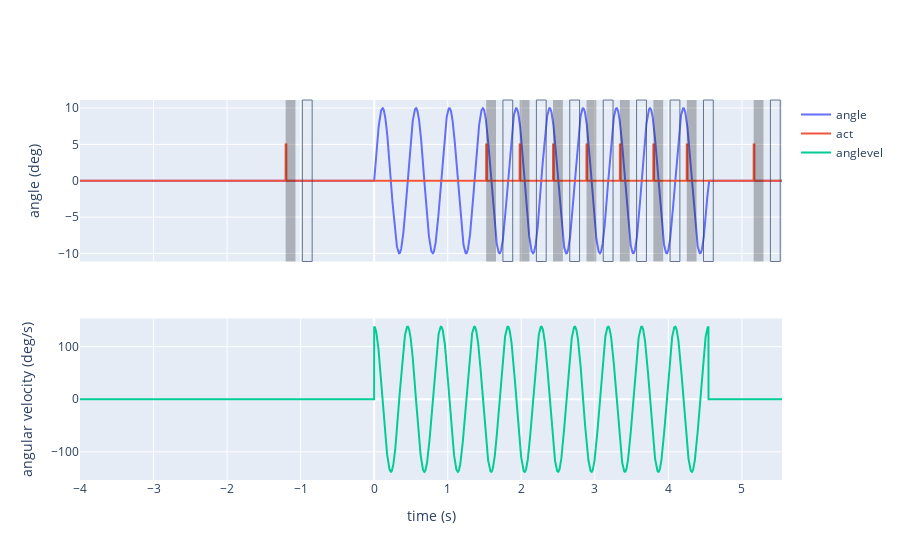

Notebook code cell kept with this figure:
### Code cell
fig = make_subplots(rows = 2, cols = 1,
                   shared_xaxes=True)
fig.add_trace(
    go.Scatter(x = t, y = angle, mode="lines", name="angle"),
    row=1, col=1)
fig.add_trace(
    go.Scatter(x = t, y = actcmd, mode="lines", name="act"),
    row=1, col=1)

for onoff in Lonoff:
    fig.add_vrect(x0 = onoff[0], x1=onoff[1], fillcolor="black", opacity=0.25, line_width=0,
                      row=1, col=1)

for onoff in Ronoff:
    fig.add_vrect(x0 = onoff[0], x1=onoff[1], opacity=0.7, line_width=1,
                      row=1, col=1)

fig.update_yaxes(title_text = "angle (deg)", row=1)
fig.add_trace(
    go.Scatter(x = t, y = anglevel, mode="lines", name="anglevel"),
    row=2, col=1)

fig.update_yaxes(title_text = "angular velocity (deg/s)", row=2)
fig.update_xaxes(title_text = "time (s)", row=2)

### Figure 1 — Plotly figure (JSON) as saved in the notebook; plotly's stock layout.template omitted (floating-point values rounded to 4 significant figures; data arrays with more than 128 entries replaced by an {"elided": "..."} marker saying what was removed)
{"data": [{"mode": "lines", "name": "angle", "type": "scatter", "x": {"elided": "9546 float values"}, "xaxis": "x", "y": {"elided": "9546 float values"}, "yaxis": "y"}, {"mode": "lines", "name": "act", "type": "scatter", "x": {"elided": "9546 float values"}, "xaxis": "x", "y": {"elided": "9546 int values"}, "yaxis": "y"}, {"mode": "lines", "name": "anglevel", "type": "scatter", "x": {"elided": "9546 float values"}, "xaxis": "x2", "y": {"elided": "9546 float values"}, "yaxis": "y2"}], "layout": {"shapes": [{"fillcolor": "black", "line": {"width": 0}, "opacity": 0.25, "type": "rect", "x0": -1.204, "x1": -1.071, "xref": "x", "y0": 0, "y1": 1, "yref": "y domain"}, {"fillcolor": "black", "line": {"width": 0}, "opacity": 0.25, "type": "rect", "x0": 1.523, "x1": 1.656, "xref": "x", "y0": 0, "y1": 1, "yref": "y domain"}, {"fillcolor": "black", "line": {"width": 0}, "opacity": 0.25, "type": "rect", "x0": 1.978, "x1": 2.111, "xref": "x", "y0": 0, "y1": 1, "yref": "y domain"}, {"fillcolor": "black", "line": {"width": 0}, "opacity": 0.25, "type": "rect", "x0": 2.432, "x1": 2.565, "xref": "x", "y0": 0, "y1": 1, "yref": "y domain"}, {"fillcolor": "black", "line": {"width": 0}, "opacity": 0.25, "type": "rect", "x0": 2.887, "x1": 3.02, "xref": "x", "y0": 0, "y1": 1, "yref": "y domain"}, {"fillcolor": "black", "line": {"width": 0}, "opacity": 0.25, "type": "rect", "x0": 3.341, "x1": 3.474, "xref": "x", "y0": 0, "y1": 1, "yref": "y domain"}, {"fillcolor": "black", "line": {"width": 0}, "opacity": 0.25, "type": "rect", "x0": 3.796, "x1": 3.929, "xref": "x", "y0": 0, "y1": 1, "yref": "y domain"}, {"fillcolor": "black", "line": {"width": 0}, "opacity": 0.25, "type": "rect", "x0": 4.25, "x1": 4.383, "xref": "x", "y0": 0, "y1": 1, "yref": "y domain"}, {"fillcolor": "black", "line": {"width": 0}, "opacity": 0.25, "type": "rect", "x0": 5.16, "x1": 5.293, "xref": "x", "y0": 0, "y1": 1, "yref": "y domain"}, {"line": {"width": 1}, "opacity": 0.7, "type": "rect", "x0": -0.9767, "x1": -0.8434, "xref": "x", "y0": 0, "y1": 1, "yref": "y domain"}, {"line": {"width": 1}, "opacity": 0.7, "type": "rect", "x0": 1.75, "x1": 1.884, "xref": "x", "y0": 0, "y1": 1, "yref": "y domain"}, {"line": {"width": 1}, "opacity": 0.7, "type": "rect", "x0": 2.205, "x1": 2.339, "xref": "x", "y0": 0, "y1": 1, "yref": "y domain"}, {"line": {"width": 1}, "opacity": 0.7, "type": "rect", "x0": 2.659, "x1": 2.793, "xref": "x", "y0": 0, "y1": 1, "yref": "y domain"}, {"line": {"width": 1}, "opacity": 0.7, "type": "rect", "x0": 3.114, "x1": 3.248, "xref": "x", "y0": 0, "y1": 1, "yref": "y domain"}, {"line": {"width": 1}, "opacity": 0.7, "type": "rect", "x0": 3.568, "x1": 3.702, "xref": "x", "y0": 0, "y1": 1, "yref": "y domain"}, {"line": {"width": 1}, "opacity": 0.7, "type": "rect", "x0": 4.023, "x1": 4.157, "xref": "x", "y0": 0, "y1": 1, "yref": "y domain"}, {"line": {"width": 1}, "opacity": 0.7, "type": "rect", "x0": 4.477, "x1": 4.611, "xref": "x", "y0": 0, "y1": 1, "yref": "y domain"}, {"line": {"width": 1}, "opacity": 0.7, "type": "rect", "x0": 5.387, "x1": 5.521, "xref": "x", "y0": 0, "y1": 1, "yref": "y domain"}], "xaxis": {"anchor": "y", "domain": [0, 1], "matches": "x2", "showticklabels": false}, "xaxis2": {"anchor": "y2", "domain": [0, 1], "title": {"text": "time (s)"}}, "yaxis": {"anchor": "x", "domain": [0.575, 1], "title": {"text": "angle (deg)"}}, "yaxis2": {"anchor": "x2", "domain": [0, 0.425], "title": {"text": "angular velocity (deg/s)"}}}}
